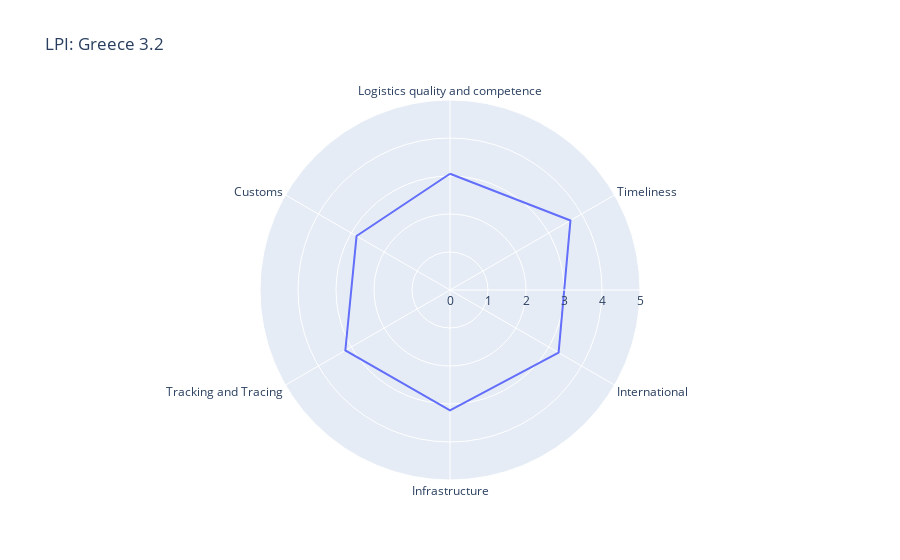

Notebook code for this chart:
### Code cell
lpi_radar('Greece')

### Figure 1 — Plotly figure (JSON) as saved in the notebook; plotly's stock layout.template omitted (floating-point values rounded to 4 significant figures)
{"data": [{"hovertemplate": "value=%{r}<br>indicator=%{theta}<extra></extra>", "legendgroup": "", "line": {"color": "#636efa", "dash": "solid"}, "marker": {"symbol": "circle"}, "mode": "lines", "name": "", "r": [3.06, 3.66, 3.3, 3.17, 3.18, 2.84, 3.06], "showlegend": false, "subplot": "polar", "theta": ["Logistics quality and competence", "Timeliness", "International", "Infrastructure", "Tracking and Tracing", "Customs", "Logistics quality and competence"], "type": "scatterpolar"}], "layout": {"legend": {"tracegroupgap": 0}, "polar": {"angularaxis": {"direction": "clockwise", "rotation": 90}, "domain": {"x": [0, 1], "y": [0, 1]}, "radialaxis": {"range": [0, 5]}}, "title": {"text": "LPI: Greece 3.2"}}}
